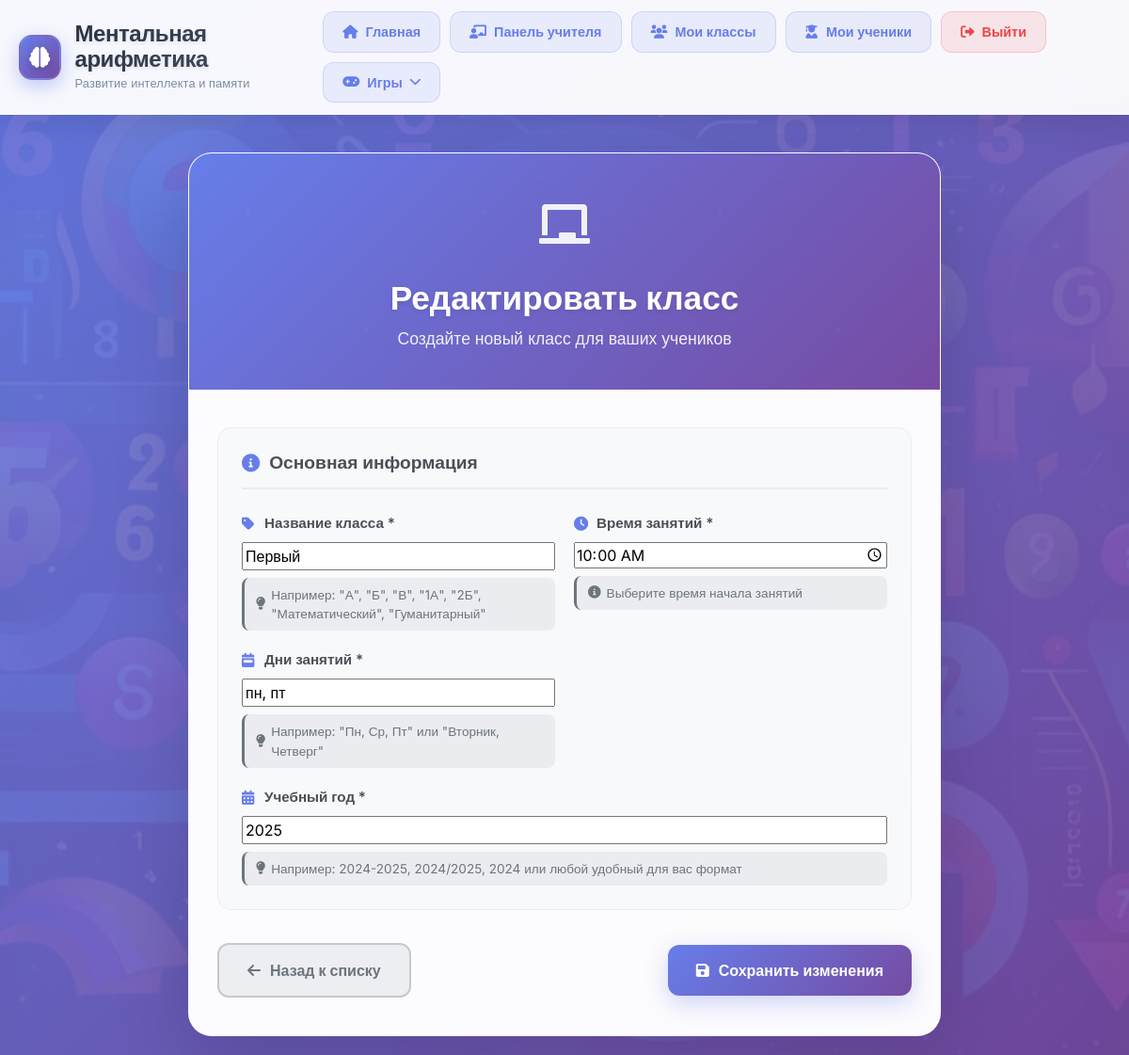
The app's page /teacher/classes/1/edit/ (signed in), older data.
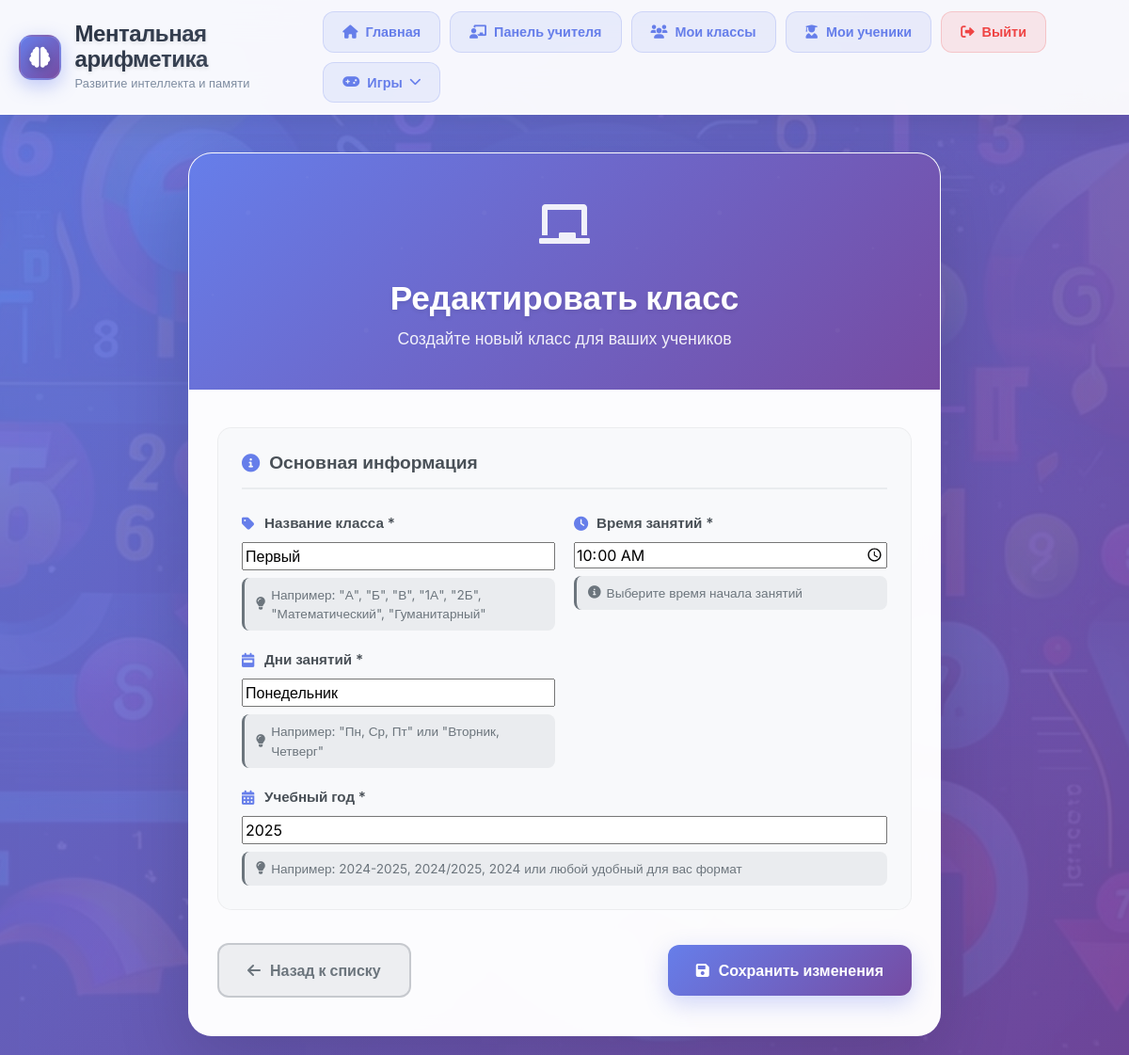
The same page, newer data.
### mental_app/models.py (models this page shows, shortened)
class Class(models.Model):
    name = models.CharField(max_length=100, verbose_name='Название класса', help_text='Например: "А", "Б", "В", "1А", "2Б", "Математический", "Гуманитарный"')
    teacher = models.ForeignKey(TeacherProfile, on_delete=models.CASCADE, related_name='classes', verbose_name='Учитель')
    time = models.TimeField(verbose_name='Время занятий', help_text='Время начала занятий')
    days = models.CharField(max_length=100, verbose_name='Дни занятий', help_text='Например: "Пн, Ср, Пт" или "Вторник, Четверг"')
    academic_year = models.CharField(max_length=20, verbose_name='Учебный год', help_text='Например: 2024-2025, 2024/2025, 2024')
    created_at = models.DateTimeField(auto_now_add=True)
    class Meta:
        verbose_name = 'Класс'
        verbose_name_plural = 'Классы'
        unique_together = ['name', 'teacher', 'academic_year']

### mental_app/views.py (the view)
# urls.py: path('teacher/classes/<int:class_id>/edit/', views.class_edit, name='class_edit'),
@login_required
def class_edit(request, class_id):
    try:
        teacher_profile = request.user.teacher_profile
        if teacher_profile.status != 'approved':
            return HttpResponseForbidden('Доступ запрещен')
        class_obj = get_object_or_404(Class, id=class_id, teacher=teacher_profile)
        if request.method == 'POST':
            form = ClassForm(request.POST, instance=class_obj)
            if form.is_valid():
                form.save()
                messages.success(request, 'Класс успешно обновлен!')
                return redirect('class_list')
        else:
            form = ClassForm(instance=class_obj)
        return render(request, 'class_form.html', {'form': form, 'title': 'Редактировать класс', 'class_obj': class_obj})
    except TeacherProfile.DoesNotExist:
        return HttpResponseForbidden('Доступ запрещен')

### mental_app/forms.py
class ClassForm(forms.ModelForm):
    class Meta:
        model = Class
        fields = ['name', 'time', 'days', 'academic_year']
        widgets = {
            'name': forms.TextInput(attrs={
                'placeholder': 'Например: А, Б, В, 1А, 2Б, Математический'
            }),
            'time': forms.TimeInput(attrs={
                'type': 'time',
                'placeholder': 'Выберите время'
            }),
            'days': forms.TextInput(attrs={
                'placeholder': 'Например: Пн, Ср, Пт или Вторник, Четверг'
            }),
            'academic_year': forms.TextInput(attrs={
                'placeholder': '2024-2025, 2024/2025, 2024 или любой формат'
            })
        }

### templates/class_form.html (shortened to what this page needs)
{% extends 'base.html' %}
{% block content %}
<div class="class-form-container">
    <div class="class-form-card">
        <div class="form-header">
            <div class="header-icon">
                <i class="fas fa-chalkboard"></i>
            </div>
            <h2>{{ title }}</h2>
            <p class="header-subtitle">Создайте новый класс для ваших учеников</p>
        </div>
        <div class="form-body">
            <form method="post" class="class-form">
                <div class="form-section">
                    <h4 class="section-title">
                        <i class="fas fa-info-circle"></i>
                        Основная информация
                    </h4>
                    <div class="form-row">
                        <div class="form-group">
                            <label for="{{ form.name.id_for_label }}" class="form-label">
                                <i class="fas fa-tag"></i>
                                Название класса *
                            </label>
                            {{ form.name }}
                            <div class="help-text">
                                <i class="fas fa-lightbulb"></i>
                                Например: "А", "Б", "В", "1А", "2Б", "Математический", "Гуманитарный"
                            </div>
                        </div>
                        <div class="form-group">
                            <label for="{{ form.time.id_for_label }}" class="form-label">
                                <i class="fas fa-clock"></i>
                                Время занятий *
                            </label>
                            {{ form.time }}
                            <div class="help-text">
                                <i class="fas fa-info-circle"></i>
                                Выберите время начала занятий
                            </div>
                        </div>
                        <div class="form-group">
                            <label for="{{ form.days.id_for_label }}" class="form-label">
                                <i class="fas fa-calendar-week"></i>
                                Дни занятий *
                            </label>
                            {{ form.days }}
                            <div class="help-text">
                                <i class="fas fa-lightbulb"></i>
                                Например: "Пн, Ср, Пт" или "Вторник, Четверг"
                            </div>
                        </div>
                    </div>
                    <div class="form-group full-width">
                        <label for="{{ form.academic_year.id_for_label }}" class="form-label">
                            <i class="fas fa-calendar-alt"></i>
                            Учебный год *
                        </label>
                        {{ form.academic_year }}
                        <div class="help-text">
                            <i class="fas fa-lightbulb"></i>
                            Например: 2024-2025, 2024/2025, 2024 или любой удобный для вас формат
                        </div>
                    </div>
                </div>
                <div class="form-actions">
                    <a href="{% url 'class_list' %}" class="btn-secondary">
                        <i class="fas fa-arrow-left"></i>
                        Назад к списку
                    </a>
                    <button type="submit" class="btn-primary">
                        {% if class_obj %}
                            <i class="fas fa-save"></i>
                            Сохранить изменения
                        {% else %}
                            <i class="fas fa-plus"></i>
                            Создать класс
                        {% endif %}
                    </button>
                </div>
            </form>
        </div>
    </div>
</div>
{% endblock %}

Row changes from the older to the newer data that the page shows:
changed Class "Первый": days "пн, пт" → "Понедельник"
